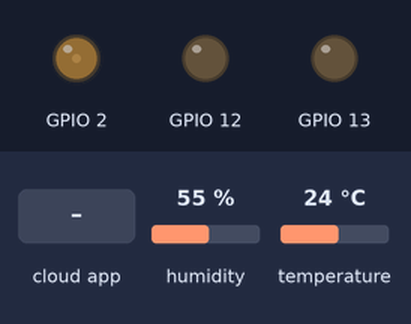
This sketch was run on a simulated ESP8266 (NodeMCU). Shown: output pins drawn as LEDs (lit = HIGH). Inputs (shaded band) come from the test bench; at power-on: humidity 55 %, temperature 24 °C. WiFi joins after 1.5 s; servers stay silent unless stated; a WiFi scan finds three made-up networks; no MQTT or app messages arrive unless stated; what the sketch prints to the serial monitor is not drawn.

Above: at 2.7 s.
2.8 s: the phone or cloud app sets LED to OFF
At 8.0 s:
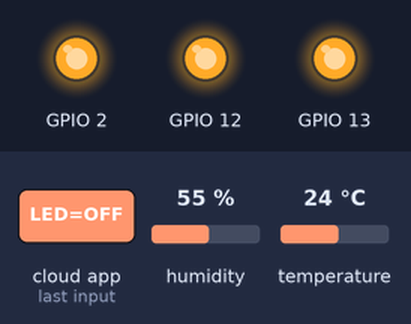
8.5 s: the phone or cloud app sets LED to ON
At 9.8 s:
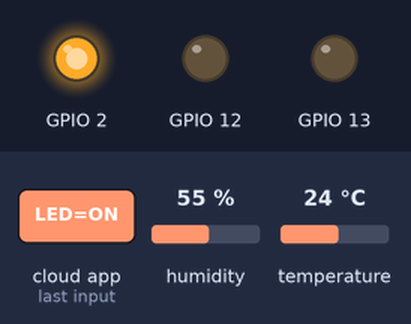
22.2 s: the phone or cloud app sets LED to OFF
At 34.9 s:
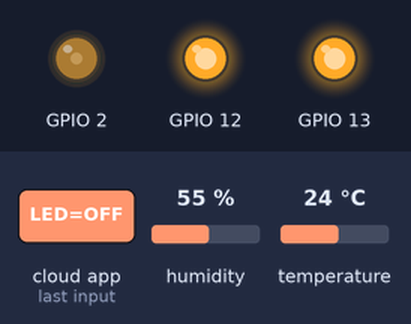
Timing chart, 0 to 36.5 s (numbered marks = the images above; inputs shaded):
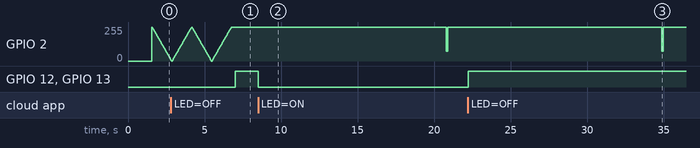

The sketch:

_8266_DHT_LED.ino
```cpp
#include <DHT.h>
#include <Adafruit_MQTT.h>
#include <Adafruit_MQTT_Client.h>
#include <ESP8266WiFi.h>
#define WLAN_SSID       ""
#define WLAN_PASS       ""
#define AIO_SERVER      "io.adafruit.com"
#define AIO_SERVERPORT  1883
#define AIO_USERNAME    ""
#define AIO_KEY         ""
#define DHTPIN 14
#define DHTTYPE DHT11
DHT dht(DHTPIN, DHTTYPE);
WiFiClient client;
Adafruit_MQTT_Client mqtt(&client, AIO_SERVER, AIO_SERVERPORT, AIO_USERNAME, AIO_USERNAME, AIO_KEY);
Adafruit_MQTT_Publish temperature = Adafruit_MQTT_Publish(&mqtt, AIO_USERNAME "/feeds/temperature");
Adafruit_MQTT_Publish humidity = Adafruit_MQTT_Publish(&mqtt, AIO_USERNAME "/feeds/humidity");
Adafruit_MQTT_Publish Net = Adafruit_MQTT_Publish(&mqtt, AIO_USERNAME "/feeds/Net");
Adafruit_MQTT_Subscribe ledonoff = Adafruit_MQTT_Subscribe(&mqtt, AIO_USERNAME "/feeds/LED");
void setup() {
  dht.begin();
  Serial.begin(9600);
  delay(10);
  // Connect to WiFi access point.
  Serial.println(); Serial.println();
  Serial.print("Connecting to ");
  Serial.println(WLAN_SSID);
  WiFi.mode(WIFI_STA);
  WiFi.begin(WLAN_SSID, WLAN_PASS);
  while (WiFi.status() != WL_CONNECTED) {
    delay(500);
    Serial.print(".");
  }
  Serial.println();
  Serial.println("WiFi connected");
  Serial.println("IP address: "); Serial.println(WiFi.localIP());
  mqtt.subscribe(&ledonoff);
}
uint32_t x = 0;
int accu_time = 0;
int pub_time = 10000;
void loop() {

  //String net_info_str= String("Network SSID "+WiFi.SSID(0)+", RSSI "+WiFi.RSSI(0)+" dBm");
  float t, rh;
  //net_info_str.toCharArray(net_info,net_info_str.length());
  //Serial.println(net_info_str);
  //Serial.println(net_info);
  MQTT_connect();
  if (accu_time >= pub_time) {
    WiFi.scanNetworks();
    Serial.print(WiFi.SSID(0));
    Serial.print(",");
    Serial.print(WiFi.RSSI(0));
    Serial.print("dbm,channel ");
    Serial.print(WiFi.channel(0));
    Serial.print("\n");
    t = (float)dht.readTemperature();
    rh = (float)dht.readHumidity();
    temperature.publish(t);
    humidity.publish(rh);
    Net.publish(WiFi.RSSI(0));
    analogWrite(2, 300);
    delay(100);
    analogWrite(2, 1024);
    accu_time = 0;
  }
  accu_time = accu_time + 300;
  delay(250);
  Adafruit_MQTT_Subscribe *subscription;
  while ((subscription = mqtt.readSubscription(100))) {
    // Check if its the onoff button feed
    if (subscription == &ledonoff) {
      Serial.print(F("On-Off button: "));
      Serial.println((char *)ledonoff.lastread);
      if (strcmp((char *)ledonoff.lastread, "ON") == 0) {
        analogWrite(13, 0);
        analogWrite(12, 0);
      }
      if (strcmp((char *)ledonoff.lastread, "OFF") == 0) {
        analogWrite(13, 1023);
        analogWrite(12, 1023);
      }
    }
  }
}
void MQTT_connect() {
  int8_t ret;
  // Stop if already connected.
  if (mqtt.connected()) {
    return;
  }
  Serial.print("Connecting to MQTT... ");
  int retry_interval = 10000;
  while ((ret = mqtt.connect()) != 0) { // connect will return 0 for connected
    Serial.println(mqtt.connectErrorString(ret));
    Serial.println("Retrying MQTT connection in 10 seconds...");
    mqtt.disconnect();
    delay(retry_interval);
    fade(1, 2);
    fade(1, 13);
    retry_interval = retry_interval * 2;
    if (retry_interval/864000000>=1){
      ESP.restart();
    }
  }
  Serial.println("MQTT Connected!");
  fade(2, 2);
}
int fade(int x, int y) {
  //x is number of runs and y is pin#
  for (int i = x; i >= 1; i -= 1) {
    for (int fadeValue = 1024 ; fadeValue >= 0; fadeValue -= 16) {
      analogWrite(y, fadeValue);
      delay(20);
    }
    for (int fadeValue = 0 ; fadeValue <= 1024; fadeValue += 16) {
      analogWrite(y, fadeValue);
      delay(20);
    }
  }
}
```

Measured:
- after the input at 2.8 s, GPIO 12, GPIO 13: LOW → HIGH after 4.2 s
- after the input at 8.5 s, GPIO 12, GPIO 13: HIGH → LOW at once
- after the input at 22.2 s, GPIO 12, GPIO 13: LOW → HIGH at once
